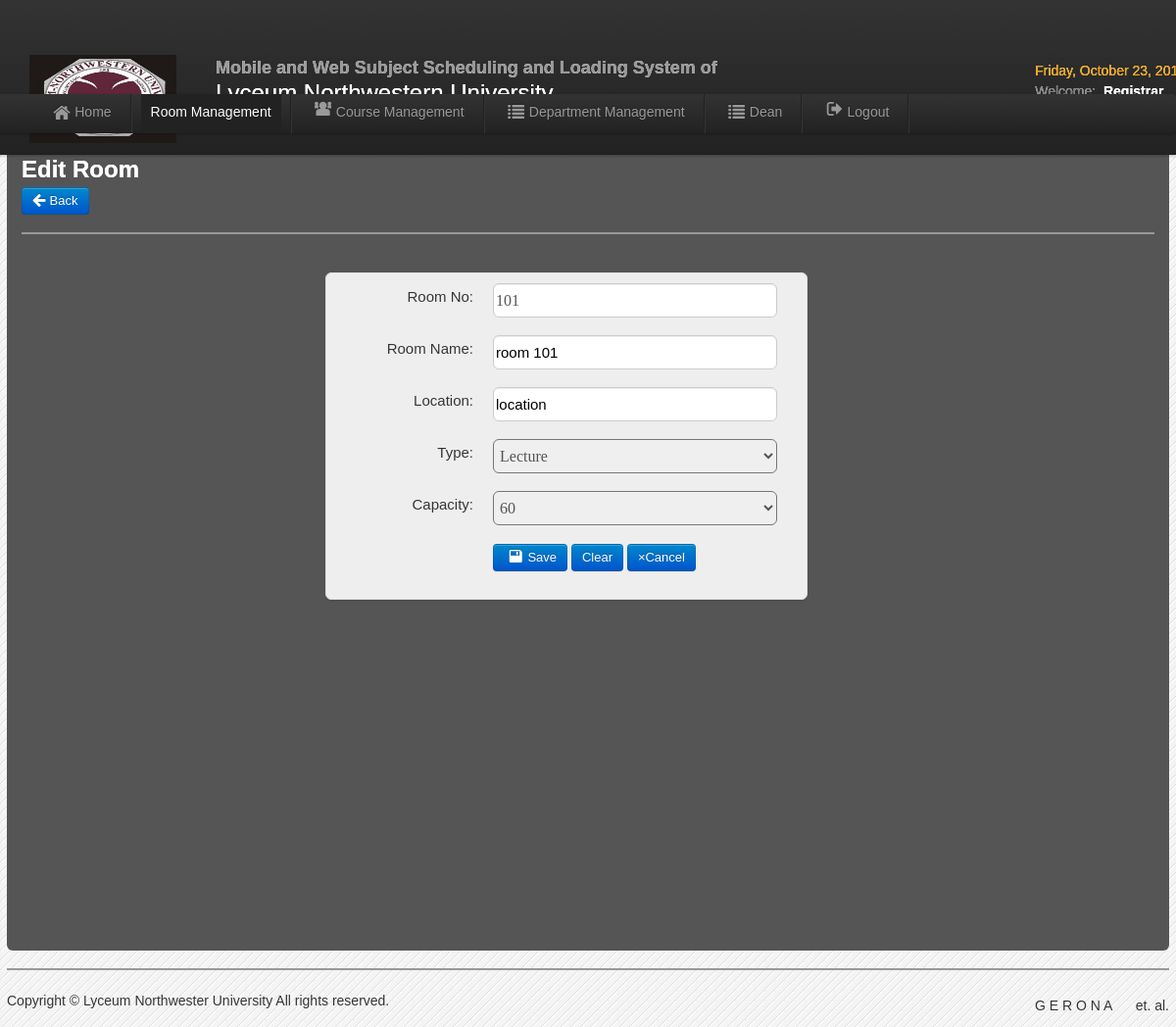
Screenshot of /registrar/edit_room.php?id=18 (signed in) with the database file from the repository.
### tables this page shows
CREATE TABLE IF NOT EXISTS `tbl_room` (
  `room_id` int(11) NOT NULL AUTO_INCREMENT,
  `room_no` int(11) NOT NULL,
  `room_name` varchar(50) NOT NULL,
  `location` varchar(50) NOT NULL,
  `type` varchar(50) NOT NULL,
  `capacity` varchar(50) NOT NULL,
  `course_id` int(11) NOT NULL,
  PRIMARY KEY (`room_id`)
);

### registrar/edit_room.php (the view, shortened to what this page needs)
<?php include('header.php'); include('dbcon.php'); include('session.php');  $room_id=$_GET['id']; ?>
<body>
<?php include('nav-top1.php'); ?>
    <div class="navbar navbar-fixed-top1">
    <div class="navbar-inner">
    <div class="container">
	<div class="marg">
    <ul class="nav">
  <li>
    <a href="home.php"><i class="icon-home icon-large"></i>Home</a>
  </li>
  <li class="divider-vertical"></li>
  <li class="active"><a href="room.php">Room Management</a></li>
   <li class="divider-vertical"></li>
  <li><a href="course.php"><i class="icon-group icon-large"></i>Course Management</a></li>
   <li class="divider-vertical"></li>
  <li><a href="department.php"><i class="icon-list icon-large"></i>Department Management</a></li>
  <li class="divider-vertical"></li>
   <li><a href="dean.php"><i class="icon-list icon-large"></i>Dean</a></li>
  <li class="divider-vertical"></li>
  <li><a id="logout" data-toggle="modal" href="#myModal"><i class="icon-signout icon-large"></i>Logout</a></li>
   <li class="divider-vertical"></li>
</ul>
    </div>
    </div>
    </div>
    </div>
<div class="wrapper">
<div id="element" class="hero-body">
<h2><font color="white">Edit Room</font></h2>
	<a class="btn btn-primary"  href="room.php">  <i class="icon-arrow-left icon-large"></i>&nbsp;Back</a>
	<hr>
	<form id="save_voter" class="form-horizontal" method="POST" action="update_room.php">
    <fieldset>
	<div class="add_subject">
	<ul class="thumbnails_new_voter">
    <li class="span3">
    <div class="thumbnail_new_voter">
	<?php $result=mysql_query("select * from tbl_room where room_id='$room_id'")or die(mysql_error());
$row=mysql_fetch_array($result);
	?>
    <div class="control-group">
    <label class="control-label" for="input01">Room No:</label>
    <div class="controls">
    <input type="number" id="span9009" name="room_no" value="<?php echo $row['room_no']; ?>" style="margin: 0 auto;">
    </div>
    </div>
	<div class="control-group">
    <label class="control-label" for="input01">Room Name:</label>
    <div class="controls">
    <input type="text" id="span9009" name="room_name" value="<?php echo $row['room_name']; ?>" style="margin: 0 auto;">
    </div>
    </div>
	<div class="control-group">
    <label class="control-label" for="input01">Location:</label>
    <div class="controls">
    <input type="text" id="span9009" name="location" value="<?php echo $row['location']; ?>" style="margin: 0 auto;">
    </div>
    </div>
    <div class="control-group">
    <label class="control-label" for="input01">Type:</label>
    <div class="controls">
   <select name="type" id="span9009">
	<option><?php echo $row['type']; ?></option>
	</select>
    </div>
    </div>
     <div class="control-group">
    <label class="control-label" for="input01">Capacity:</label>
    <div class="controls">
   <select name="capacity" id="span9009">
	<option><?php echo $row['capacity']; ?></option>
	</select>
    </div>
    </div>
	<div class="control-group">
    <div class="controls">
	<button id="save_voter" class="btn btn-primary" name="save"><i class="icon-save icon-large"></i>Save</button>
    <button id="clear" input type='reset' name="clear" input type='reset' class="btn btn-primary" name="clear">Clear</button>
     <a class="btn btn-primary"  href="room.php">&times;Cancel</a>
    </div>
    </div>
    </fieldset>
    </form>
</div>
<?php include('footer.php');?>
</div>
</body>

### registrar/css/style.css (style rules this page uses)
* { margin:0; padding:0; }
body { font-family:"Trebuchet MS", "Myriad Pro", Arial, sans-serif; font-size:14px; background:#f4f4f4 url(../img/bg.gif) repeat top left; color:#333; text-shadow:0px 0px 0px #fff;; }
a { color:#777; }
.wrapper { width:1186px; margin:10px auto; min-height:550px; }

### rows the page displays
tbl_room: room_no "101", room_name "room 101", location "location", type "Lecture", capacity "60"

### other values shown
$username "Registrar"
